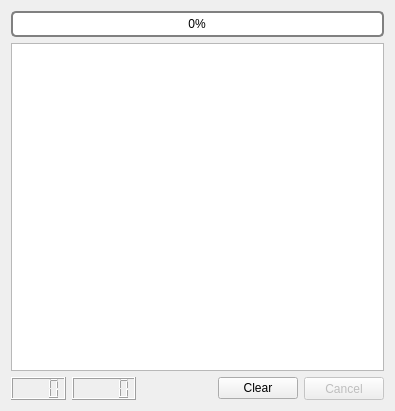
   <widget class="QWidget" name="layoutWidget">
    <property name="geometry">
     <rect>
      <x>11</x>
      <y>11</y>
      <width>395</width>
      <height>411</height>
     </rect>
    </property>
    <layout class="QVBoxLayout" name="verticalLayout_2">
     <item>
      <widget class="QProgressBar" name="progressBar">
       <property name="autoFillBackground">
        <bool>false</bool>
       </property>
       <property name="styleSheet">
        <string notr="true"> QProgressBar {
     border: 2px solid grey;
     border-radius: 5px;
 }

 QProgressBar::chunk {
     background-color: #05B8CC;
     width: 5px;
 }

 QProgressBar {
     border: 2px solid grey;
     border-radius: 5px;
     text-align: center;
 }</string>
       </property>
       <property name="value">
        <number>0</number>
       </property>
       <property name="alignment">
        <set>Qt::AlignCenter</set>
       </property>
      </widget>
     </item>
     <item>
      <widget class="QPlainTextEdit" name="logBox">
       <property name="minimumSize">
        <size>
         <width>0</width>
         <height>50</height>
        </size>
       </property>
       <property name="font">
        <font>
         <family>Courier New</family>
        </font>
       </property>
       <property name="readOnly">
        <bool>true</bool>
       </property>
      </widget>
     </item>
     <item>
      <layout class="QHBoxLayout" name="horizontalLayout">
       <item>
        <widget class="QLCDNumber" name="lcdRxSpeed">
         <property name="mouseTracking">
          <bool>true</bool>
         </property>
         <property name="toolTip">
          <string extracomment="Downstream Speed">Downstream Transfer Rate [kB/s]</string>
         </property>
         <property name="statusTip">
          <string/>
         </property>
         <property name="whatsThis">
          <string/>
         </property>
         <property name="numDigits">
          <number>4</number>
         </property>
         <property name="digitCount">
          <number>4</number>
         </property>
         <property name="segmentStyle">
          <enum>QLCDNumber::Filled</enum>
         </property>
        </widget>
       </item>
       <item>
        <widget class="QLCDNumber" name="lcdTxSpeed">
         <property name="toolTip">
          <string>Upstream Transfer Rate [kB/s]</string>
         </property>
        </widget>
       </item>
       <item>
        <spacer name="horizontalSpacer_8">
         <property name="orientation">
          <enum>Qt::Horizontal</enum>
         </property>
         <property name="sizeHint" stdset="0">
          <size>
           <width>58</width>
           <height>20</height>
          </size>
         </property>
        </spacer>
       </item>
       <item>
        <widget class="QPushButton" name="btnClear">
         <property name="text">
          <string>Clear</string>
         </property>
        </widget>
       </item>
       <item>
        <widget class="QPushButton" name="btnCancel">
         <property name="enabled">
          <bool>false</bool>
         </property>
         <property name="sizePolicy">
          <sizepolicy hsizetype="Minimum" vsizetype="Minimum">
           <horstretch>0</horstretch>
           <verstretch>0</verstretch>
          </sizepolicy>
         </property>
         <property name="maximumSize">
          <size>
           <width>16777215</width>
           <height>16777215</height>
          </size>
         </property>
         <property name="text">
          <string>Cancel</string>
         </property>
        </widget>
       </item>
      </layout>
     </item>
    </layout>
   </widget>
